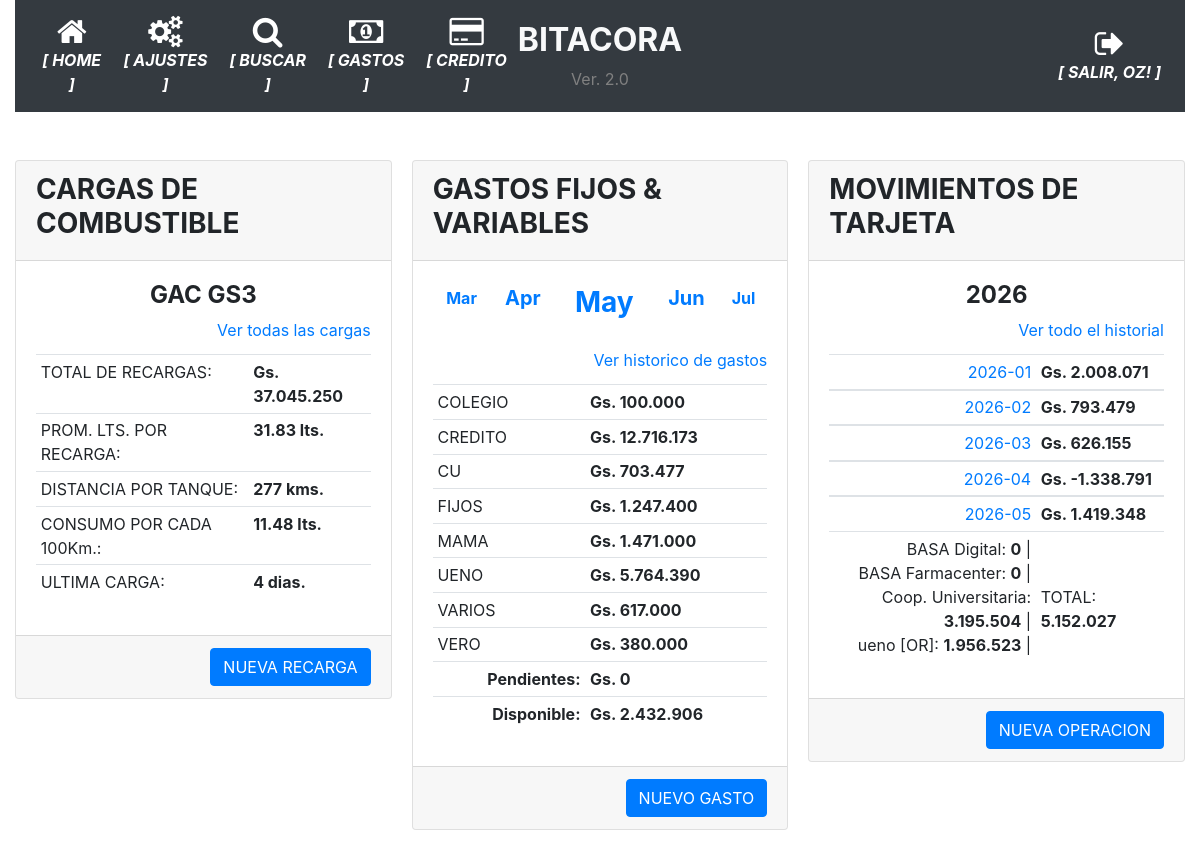
The app's page /index (signed in) with its own data.
### app/models.py (models this page shows, shortened)
class User(UserMixin, db.Model):
    id = db.Column(db.Integer, primary_key=True)
    username = db.Column(db.String(64), index=True, unique=True)
    email = db.Column(db.String(120), index=True, unique=True)
    password_hash = db.Column(db.String(128))
    perfil = db.Column(db.String(128))

class AgrupadorGastos(db.Model):
    __tablename__='agrupador_gastos'
    id = db.Column(db.Integer, primary_key=True)
    agrupador = db.Column(db.String(100), nullable=False)

class Tarjetas(db.Model):
    __tablename__='tarjetas'
    id = db.Column(db.Integer, primary_key=True)
    banco = db.Column(db.String(100), nullable=False)
    numero = db.Column(db.String(100), nullable=False)
    vencimiento = db.Column(db.String(10), nullable=False)
    estado = db.Column(db.Boolean, server_default=u'False')

### app/routes.py (the view)
@app.route('/')
@app.route('/index', methods=['GET', 'POST'])
@login_required
def index():
    form = FormularioCombustible()
    cargas = Cargas.query.all()
    anno = datetime.now().strftime("%Y")
    fechas_referencia = {'mes_anterior_2':datetime.now()-relativedelta(months=2), 'mes_anterior':datetime.now()-relativedelta(months=1), 'fecha_actual':datetime.now(),  'mes_siguiente':datetime.now()+relativedelta(months=1), 'mes_siguiente_2':datetime.now()+relativedelta(months=2)}
    referencias_principales = referencias_vehiculo(cargas)
    balance_movimientos, balance_mensual = balance_cuenta()
    gastos = db.session.query(AgrupadorGastos.agrupador.label('acreedor'), func.sum(GastosFijos.monto).label('total')).join(AgrupadorGastos).group_by(AgrupadorGastos.agrupador).filter(func.strftime("%Y-%m", GastosFijos.fecha_pagar)==fechas_referencia['fecha_actual'].strftime('%Y-%m')).all()
    credito, pendientes, pagadas = calcular_disponibilidad(fechas_referencia['fecha_actual'].strftime('%Y-%m'))
    disponibilidad = credito - pagadas
    balance=balances_tarjetas()
    id_tarjeta = db.session.query(Tarjetas.banco).filter(Tarjetas.estado==True).first()
    return render_template('home.html',  form=form, **referencias_principales, movimientos=balance_mensual, anno=anno, fechas_referencia=fechas_referencia, balance_movimientos=balance_movimientos, gastos=gastos, total_gasto=pendientes, disponibilidad=disponibilidad, balance=balance, id_tarjeta=id_tarjeta[0]) #usar ** permite que se manipule la variable directamente en el DOM

### app/models.py (called while the page is built)
@login.user_loader
def load_user(id):
    return User.query.get(int(id))

### app/utilitarios.py (called while the page is built)
def balances_tarjetas():
    saldos=[]
    for tarjeta in dbmodel.session.query(Tarjetas).filter(Tarjetas.estado==True).all():
        compras, pagos, descuentos, intereses = balance_puntual_tarjeta(tarjeta.id)
        saldos.append({'banco': tarjeta.banco, 'compras': compras, 'pagos': pagos, 'descuentos': descuentos, 'balance': compras-pagos-descuentos})
    return saldos

### app/templates/home.html (shortened to what this page needs)
{% extends "base.html" %}
{% block main %}
<form action="{{ url_for('nueva_recarga') }}" method="post">
    <br>
    <div class="card-columns">
        <div class="card">
            <div class="card-header">
                <h3><strong>CARGAS DE COMBUSTIBLE</strong></h3>
            </div>
            <div class="card-body">
                <div class="card-title">
                    <h4 class="card-text text-center"><strong>{{ vehiculo }}</strong></h4>
                    <div class="card-text text-right">
                        <a href="{{ url_for('recargas') }}" class="card-link">Ver todas las cargas</a>
                    </div>
                </div>
                <div>
                    <table class="table table-sm">
                        <tr><td>TOTAL DE RECARGAS:</td><td><strong>{{ "Gs. {:,.0f}".format(suma_total_cargas).replace(",", ".") }}</strong></td></tr>
                        <tr><td>PROM. LTS. POR RECARGA:</td><td><strong>{{ '%0.2f'|format(promedio_litros_por_recarga|float) }} lts.</strong></td></tr>
                        <tr><td>DISTANCIA POR TANQUE:</td><td><strong>{{ promedio_recorrido_por_tanque }} kms.</strong></td></tr>
                        <tr><td>CONSUMO POR CADA 100Km.:</td><td><strong>{{ '%0.2f'|format(consumo_por_100km|float) }} lts.</strong></td></tr>
                        <tr><td>ULTIMA CARGA:</td><td><strong>{{ promedio_dias_carga }} dias.</strong></td></tr>
                    </table>
                </div>
            </div>
            <div class="card-footer text-muted text-right">
                <a href="{{ url_for('nueva_recarga') }}" class="btn btn-primary">NUEVA RECARGA</a>
            </div>
        </div>
        <div class="card">
            <div class="card-header">
                <h3><strong>GASTOS FIJOS & VARIABLES</strong></h3>
            </div>
            <div class="card-body">
                <div class="card-title text-center">
                    <table class="table table-sm table-borderless">
                        <td><a href="{{ url_for('historico_gastos_detalle', periodo=fechas_referencia.mes_anterior_2.strftime('%Y-%m')) }}" class="card-link"><strong>{{ fechas_referencia.mes_anterior_2.strftime('%b') }}</strong></a></td>
                        <td><a href="{{ url_for('historico_gastos_detalle', periodo=fechas_referencia.mes_anterior.strftime('%Y-%m')) }}" class="card-link"><h5><strong>{{ fechas_referencia.mes_anterior.strftime('%b') }}</strong></a></h5></td>
                        <td><a href="{{ url_for('historico_gastos_detalle', periodo=fechas_referencia.fecha_actual.strftime('%Y-%m')) }}" class="card-link"><h3><strong>{{ fechas_referencia.fecha_actual.strftime('%b') }}</strong></h3></a></td>
                        <td><a href="{{ url_for('historico_gastos_detalle', periodo=fechas_referencia.mes_siguiente.strftime('%Y-%m')) }}" class="card-link"><h5><strong>{{ fechas_referencia.mes_siguiente.strftime('%b') }}</strong></a></h5></td>
                        <td><a href="{{ url_for('historico_gastos_detalle', periodo=fechas_referencia.mes_siguiente_2.strftime('%Y-%m')) }}" class="card-link"><strong>{{ fechas_referencia.mes_siguiente_2.strftime('%b') }}</strong></a></td>
                    </table>
                    <div class="card-text text-right">
                        <a href="{{ url_for('historico_gastos') }}" class="card-link">Ver historico de gastos</a>
                    </div>
                </div>
                <div>
                    <table class="table table-sm">
                        <tbody>
                        {% for gasto in gastos %}
                            <tr>
                                <td>{{ gasto.acreedor }}</td>
                                <td><strong>{{ "Gs. {:,.0f}".format(gasto.total).replace(",", ".") }}</strong></td>
                            </tr>
                        {% endfor %}
                        </tbody>
                        <tfoot>
                            <tr>
                                <td class="card-text text-right"><strong>Pendientes:</strong></td>
                                <td><strong>{{ "Gs. {:,.0f}".format(total_gasto).replace(",", ".") }}</strong></td>
                            </tr>
                            <tr>
                                <td class="card-text text-right"><strong>Disponible:</strong></td>
                                <td><strong>{{ "Gs. {:,.0f}".format(disponibilidad).replace(",", ".") }}</strong></td>
                            </tr>
                        </tfoot>
                    </table>
                </div>
            </div>
            <div class="card-footer text-muted text-right">
                <a href="{{ url_for('nuevo_gasto') }}" class="btn btn-primary">NUEVO GASTO</a>
            </div>
        </div>
        <div class="card">
            <div class="card-header">
                <h3><strong>MOVIMIENTOS DE TARJETA</strong></h3>
            </div>
            <div class="card-body">
                <div class="card-title">
                    <h4 class="card-text text-center"><strong>{{ fechas_referencia.fecha_actual.strftime('%Y') }}</strong></h4>
                    <div class="card-text text-right">
                        <a href="{{ url_for('historial_operacion') }}" class="card-link">Ver todo el historial</a>
                    </div>
                </div>
                <div>
                    <table class="table table-sm">
                        {% for movimiento in movimientos %}
                        <tbody>
                            <tr>
                                <td class="card-text text-right"><a href="{{ url_for('movimientos_mes', mes=movimiento[0]) }}">{{ movimiento[0] }}</a></td>
                                <td><strong>{{ "Gs. {:,.0f}".format(movimiento[1]).replace(",", ".") }}</strong></td>
                            </tr>
                        </tbody>
                        {% endfor %}
                        <tfoot>
                            <tr>
                                <td>
                                    {% for item in balance | sort(attribute='banco')%}
                                    <div class="card-text text-right">{{ item.banco }}: <strong>{{ "{:,.0f}".format(item.balance|int).replace(",", ".") }}</strong> | </div>
                                    {% endfor %}
                                </td>
                                <td>
                                    <br><br><div>TOTAL: <strong>{{ "{:,.0f}".format(balance_movimientos|int).replace(",", ".") }}</strong></div>
                                </td>
                            </tr>
                        </tfoot>
                    </table>
                </div>
            </div>
            <div class="card-footer text-muted text-right">
                <a href="{{ url_for('nueva_operacion', tarjeta=id_tarjeta) }}" class="btn btn-primary">NUEVA OPERACION</a>
            </div>
        </div>
    </div>
{% endblock %}

### app/templates/base.html (shortened to what this page needs)
<!doctype html>
<html lang="en">
  <head>
    <link rel="stylesheet" href="https://stackpath.bootstrapcdn.com/bootstrap/4.5.0/css/bootstrap.min.css"></link>
    <link rel="stylesheet" href="https://maxcdn.bootstrapcdn.com/font-awesome/4.4.0/css/font-awesome.min.css"></link>
  </head>
  <body>
    <div class="container-fluid">
      <nav class="navbar navbar-expand-md navbar-dark bg-dark">
        <div class="navbar-collapse collapse w-100 order-1 order-md-0 dual-collapse2">
            <ul class="navbar-nav mr-auto text-center">
              <li class="nav-item active">
                <a href="{{ url_for('index') }}" class="nav-link d-flex flex-column">
                <i class="fa fa-home fa-2x"></i>
                <span class="d-none d-sm-inline"><i><strong>[ HOME ]</strong></i></span></a>
              </li>
              <li class="nav-item active">
                <a href="{{ url_for('parametrico') }}" class="nav-link d-flex flex-column">
                <i class="fa fa-cogs fa-2x"></i>
                <span class="d-none d-sm-inline"><i><strong>[ AJUSTES ]</strong></i></span></a>
              </li>
              <li class="nav-item active">
                <a href="{{ url_for('busqueda') }}" class="nav-link d-flex flex-column">
                <i class="fa fa-search fa-2x"></i>
                <span class="d-none d-sm-inline"><i><strong>[ BUSCAR ]</strong></i></span></a>
              </li>
              <li class="nav-item active">
                <a href="{{ url_for('historico_gastos_detalle', periodo='') }}" class="nav-link d-flex flex-column">
                <i class="fa fa-money fa-2x"></i>
                <span class="d-none d-sm-inline"><i><strong>[ GASTOS ]</strong></i></span></a>
              </li>
              <li class="nav-item active">
                <a href="{{ url_for('movimientos_mes', mes='') }}" class="nav-link d-flex flex-column">
                <i class="fa fa-credit-card fa-2x"></i>
                <span class="d-none d-sm-inline"><i><strong>[ CREDITO ]</strong></i></span></a>
              </li>
            </ul>
        </div>
        <div class="mx-auto order-0 text-center">
            <h2 class="mx-auto text-light"><strong>BITACORA</strong></h2>
            <span style="color: grey">Ver. 2.0</span>
        </div>
        <div class="navbar-collapse collapse w-100 order-3 dual-collapse2">
            <ul class="navbar-nav ml-auto text-center">
              <li class="nav-item active">
                {% if current_user.is_anonymous %}
                  <a href="{{ url_for('logout') }}" class="nav-link d-flex flex-column">
                  <i class="fa fa-sign-in fa-2x"></i>
                  <span class="d-none d-sm-inline"><i><strong>[ ACCEDER ]</strong></i></span></a>
                {% else %}
                  <a href="{{ url_for('logout') }}" class="nav-link d-flex flex-column">
                  <i class="fa fa-sign-out fa-2x"></i>
                  <span class="d-none d-sm-inline"><i><strong>[ SALIR, {{ current_user.username | upper }}! ]</strong></i></span></a>
                {% endif %}
              </li>
            </ul>
        </div>
    </nav>
    <br>
      <div>
        {% block main %}{% endblock %}
      </div>
    </div>
  </body>
</html>

### records on screen
User: username "OZ"
AgrupadorGastos: acreedor "COLEGIO", total "Gs. 100.000"
AgrupadorGastos: acreedor "CREDITO", total "Gs. 12.716.173"
AgrupadorGastos: acreedor "FIJOS", total "Gs. 1.247.400"
AgrupadorGastos: acreedor "MAMA", total "Gs. 1.471.000"
AgrupadorGastos: acreedor "UENO", total "Gs. 5.764.390"
AgrupadorGastos: acreedor "VARIOS", total "Gs. 617.000"
AgrupadorGastos: acreedor "VERO", total "Gs. 380.000"
Tarjetas: banco "BASA Digital", balance "0"
Tarjetas: banco "BASA Farmacenter", balance "0"
Tarjetas: banco "Coop. Universitaria", balance "3.195.504"
Tarjetas: banco "ueno [OR]", balance "1.956.523"

### other values on screen
{{ vehiculo }} "GAC GS3"
{{ "Gs. {:,.0f}".format(suma_total_cargas).replace(",", ".") }} "Gs. 37.045.250"
{{ '%0.2f'|format(promedio_litros_por_recarga|float) }} "31.83"
{{ promedio_recorrido_por_tanque }} "277"
{{ '%0.2f'|format(consumo_por_100km|float) }} "11.48"
{{ fechas_referencia.mes_anterior_2.strftime('%b') }} "Mar"
{{ fechas_referencia.mes_anterior.strftime('%b') }} "Apr"
{{ fechas_referencia.fecha_actual.strftime('%b') }} "May"
{{ fechas_referencia.mes_siguiente.strftime('%b') }} "Jun"
{{ fechas_referencia.mes_siguiente_2.strftime('%b') }} "Jul"
{{ gasto.acreedor }} "CU"
{{ "Gs. {:,.0f}".format(gasto.total).replace(",", ".") }} "Gs. 703.477"
{{ "Gs. {:,.0f}".format(total_gasto).replace(",", ".") }} "Gs. 0"
{{ "Gs. {:,.0f}".format(disponibilidad).replace(",", ".") }} "Gs. 2.432.906"
{{ fechas_referencia.fecha_actual.strftime('%Y') }} "2026"
